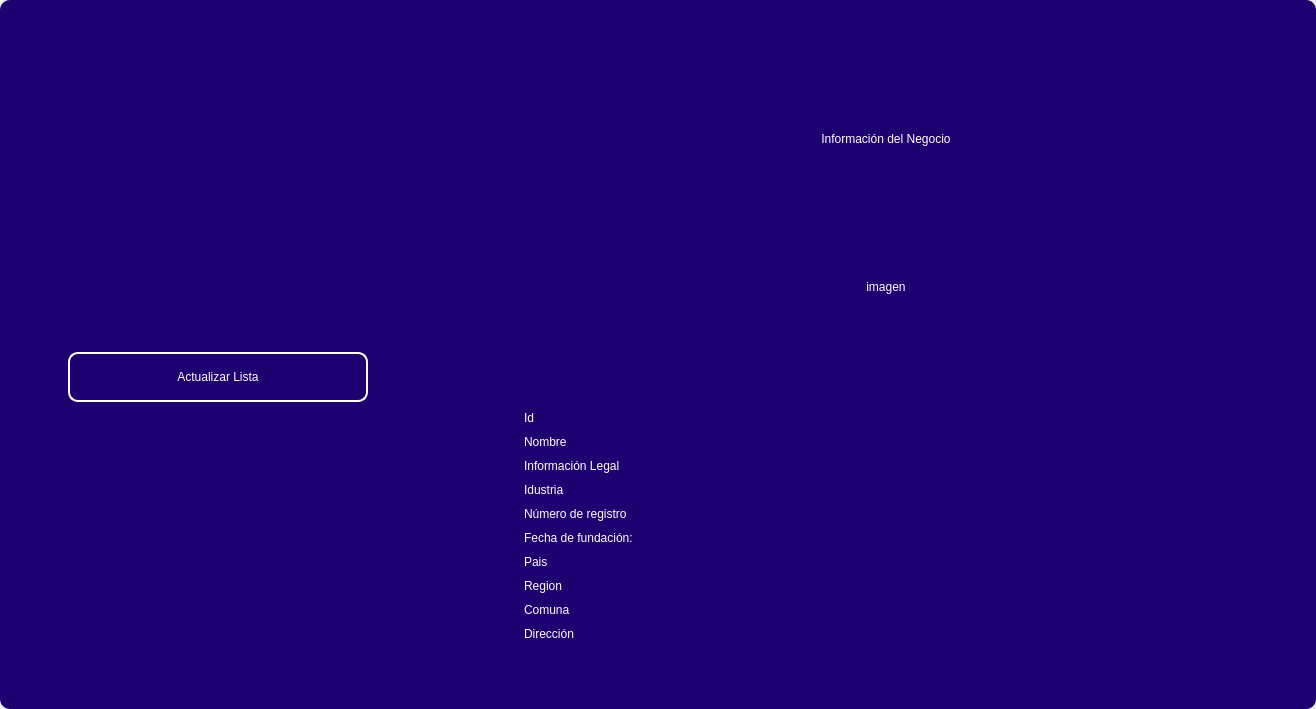
<?xml version="1.0" encoding="UTF-8"?>
<ui version="4.0">
 <class>MainWindow</class>
 <widget class="QMainWindow" name="MainWindow">
  <property name="geometry">
   <rect>
    <x>0</x>
    <y>0</y>
    <width>1316</width>
    <height>709</height>
   </rect>
  </property>
  <property name="windowTitle">
   <string>MainWindow</string>
  </property>
  <property name="styleSheet">
   <string notr="true"/>
  </property>
  <widget class="QWidget" name="centralwidget">
   <property name="styleSheet">
    <string notr="true"/>
   </property>
   <layout class="QVBoxLayout" name="verticalLayout">
    <property name="spacing">
     <number>0</number>
    </property>
    <property name="leftMargin">
     <number>0</number>
    </property>
    <property name="topMargin">
     <number>0</number>
    </property>
    <property name="rightMargin">
     <number>0</number>
    </property>
    <property name="bottomMargin">
     <number>0</number>
    </property>
    <item>
     <widget class="QFrame" name="frame">
      <property name="enabled">
       <bool>true</bool>
      </property>
      <property name="styleSheet">
       <string notr="true">
QFrame {
border-radius:10px;
background-color:#1E0070;
 }
</string>
      </property>
      <property name="frameShape">
       <enum>QFrame::StyledPanel</enum>
      </property>
      <property name="frameShadow">
       <enum>QFrame::Raised</enum>
      </property>
      <layout class="QVBoxLayout" name="verticalLayout_2">
       <item>
        <widget class="QFrame" name="frame_superior">
         <property name="minimumSize">
          <size>
           <width>0</width>
           <height>40</height>
          </size>
         </property>
         <property name="maximumSize">
          <size>
           <width>16777215</width>
           <height>40</height>
          </size>
         </property>
         <property name="styleSheet">
          <string notr="true">QPushButton{
border-radius:18px;
}

QPushButton:hover{
	background-color: rgb(0, 0, 0);
}
</string>
         </property>
         <property name="frameShape">
          <enum>QFrame::StyledPanel</enum>
         </property>
         <property name="frameShadow">
          <enum>QFrame::Raised</enum>
         </property>
         <layout class="QHBoxLayout" name="horizontalLayout_3">
          <property name="spacing">
           <number>4</number>
          </property>
          <property name="leftMargin">
           <number>0</number>
          </property>
          <property name="topMargin">
           <number>0</number>
          </property>
          <property name="rightMargin">
           <number>0</number>
          </property>
          <property name="bottomMargin">
           <number>0</number>
          </property>
          <item>
           <widget class="QPushButton" name="btn_icon">
            <property name="text">
             <string/>
            </property>
            <property name="iconSize">
             <size>
              <width>40</width>
              <height>40</height>
             </size>
            </property>
           </widget>
          </item>
          <item>
           <spacer name="horizontalSpacer_2">
            <property name="orientation">
             <enum>Qt::Horizontal</enum>
            </property>
            <property name="sizeHint" stdset="0">
             <size>
              <width>443</width>
              <height>20</height>
             </size>
            </property>
           </spacer>
          </item>
          <item>
           <widget class="QPushButton" name="btn_exit">
            <property name="minimumSize">
             <size>
              <width>38</width>
              <height>38</height>
             </size>
            </property>
            <property name="maximumSize">
             <size>
              <width>38</width>
              <height>38</height>
             </size>
            </property>
            <property name="cursor">
             <cursorShape>PointingHandCursor</cursorShape>
            </property>
            <property name="text">
             <string/>
            </property>
            <property name="iconSize">
             <size>
              <width>35</width>
              <height>35</height>
             </size>
            </property>
           </widget>
          </item>
          <item>
           <widget class="QPushButton" name="bt_minimizar">
            <property name="minimumSize">
             <size>
              <width>38</width>
              <height>38</height>
             </size>
            </property>
            <property name="maximumSize">
             <size>
              <width>38</width>
              <height>38</height>
             </size>
            </property>
            <property name="cursor">
             <cursorShape>PointingHandCursor</cursorShape>
            </property>
            <property name="text">
             <string/>
            </property>
            <property name="icon">
             <iconset>
              <normaloff>image/minus.svg</normaloff>image/minus.svg</iconset>
            </property>
            <property name="iconSize">
             <size>
              <width>38</width>
              <height>38</height>
             </size>
            </property>
           </widget>
          </item>
          <item>
           <widget class="QPushButton" name="bt_maximizar">
            <property name="minimumSize">
             <size>
              <width>38</width>
              <height>38</height>
             </size>
            </property>
            <property name="maximumSize">
             <size>
              <width>38</width>
              <height>38</height>
             </size>
            </property>
            <property name="cursor">
             <cursorShape>PointingHandCursor</cursorShape>
            </property>
            <property name="text">
             <string/>
            </property>
            <property name="icon">
             <iconset>
              <normaloff>image/chevron-up.svg</normaloff>image/chevron-up.svg</iconset>
            </property>
            <property name="iconSize">
             <size>
              <width>38</width>
              <height>38</height>
             </size>
            </property>
           </widget>
          </item>
          <item>
           <widget class="QPushButton" name="bt_restaurar">
            <property name="minimumSize">
             <size>
              <width>38</width>
              <height>38</height>
             </size>
            </property>
            <property name="maximumSize">
             <size>
              <width>38</width>
              <height>38</height>
             </size>
            </property>
            <property name="cursor">
             <cursorShape>PointingHandCursor</cursorShape>
            </property>
            <property name="text">
             <string/>
            </property>
            <property name="icon">
             <iconset>
              <normaloff>image/chevron-down.svg</normaloff>image/chevron-down.svg</iconset>
            </property>
            <property name="iconSize">
             <size>
              <width>38</width>
              <height>38</height>
             </size>
            </property>
           </widget>
          </item>
          <item>
           <widget class="QPushButton" name="bt_cerrar">
            <property name="minimumSize">
             <size>
              <width>38</width>
              <height>38</height>
             </size>
            </property>
            <property name="maximumSize">
             <size>
              <width>38</width>
              <height>38</height>
             </size>
            </property>
            <property name="cursor">
             <cursorShape>PointingHandCursor</cursorShape>
            </property>
            <property name="text">
             <string/>
            </property>
            <property name="icon">
             <iconset>
              <normaloff>image/x.svg</normaloff>image/x.svg</iconset>
            </property>
            <property name="iconSize">
             <size>
              <width>38</width>
              <height>38</height>
             </size>
            </property>
           </widget>
          </item>
         </layout>
        </widget>
       </item>
       <item>
        <widget class="QFrame" name="frame_3">
         <property name="minimumSize">
          <size>
           <width>0</width>
           <height>0</height>
          </size>
         </property>
         <property name="frameShape">
          <enum>QFrame::StyledPanel</enum>
         </property>
         <property name="frameShadow">
          <enum>QFrame::Raised</enum>
         </property>
         <layout class="QHBoxLayout" name="horizontalLayout_4">
          <property name="leftMargin">
           <number>9</number>
          </property>
          <property name="topMargin">
           <number>9</number>
          </property>
          <property name="rightMargin">
           <number>9</number>
          </property>
          <item>
           <layout class="QVBoxLayout" name="verticalLayout_4">
            <property name="spacing">
             <number>50</number>
            </property>
            <property name="sizeConstraint">
             <enum>QLayout::SetDefaultConstraint</enum>
            </property>
            <property name="leftMargin">
             <number>50</number>
            </property>
            <property name="topMargin">
             <number>50</number>
            </property>
            <property name="rightMargin">
             <number>50</number>
            </property>
            <property name="bottomMargin">
             <number>50</number>
            </property>
            <item>
             <widget class="QPushButton" name="btn_get">
              <property name="minimumSize">
               <size>
                <width>50</width>
                <height>40</height>
               </size>
              </property>
              <property name="maximumSize">
               <size>
                <width>300</width>
                <height>50</height>
               </size>
              </property>
              <property name="cursor">
               <cursorShape>PointingHandCursor</cursorShape>
              </property>
              <property name="styleSheet">
               <string notr="true">QPushButton{
border-radius:10px; 
font: 12pt &quot;Arial&quot;;
color: rgb(255, 255, 254);
border: 2px solid #ffffff;
}

QPushButton:hover{
border-radius:10px; 
font: 12pt &quot;Arial&quot;;
color: rgb(255, 255, 255);
border: 2px solid rgb(120, 0, 171);
	background-color: rgb(120, 0, 171);
}</string>
              </property>
              <property name="text">
               <string>Actualizar Lista</string>
              </property>
              <property name="iconSize">
               <size>
                <width>35</width>
                <height>35</height>
               </size>
              </property>
             </widget>
            </item>
           </layout>
          </item>
          <item>
           <spacer name="horizontalSpacer">
            <property name="orientation">
             <enum>Qt::Horizontal</enum>
            </property>
            <property name="sizeType">
             <enum>QSizePolicy::Fixed</enum>
            </property>
            <property name="sizeHint" stdset="0">
             <size>
              <width>50</width>
              <height>30</height>
             </size>
            </property>
           </spacer>
          </item>
          <item>
           <layout class="QVBoxLayout" name="verticalLayout_3">
            <property name="spacing">
             <number>10</number>
            </property>
            <property name="leftMargin">
             <number>50</number>
            </property>
            <property name="topMargin">
             <number>50</number>
            </property>
            <property name="rightMargin">
             <number>50</number>
            </property>
            <property name="bottomMargin">
             <number>50</number>
            </property>
            <item>
             <widget class="QLabel" name="label">
              <property name="minimumSize">
               <size>
                <width>0</width>
                <height>50</height>
               </size>
              </property>
              <property name="maximumSize">
               <size>
                <width>16777215</width>
                <height>200</height>
               </size>
              </property>
              <property name="styleSheet">
               <string notr="true">color: rgb(255, 255, 255);
font: 25pt &quot;MS Shell Dlg 2&quot;;
</string>
              </property>
              <property name="text">
               <string>Información del Negocio</string>
              </property>
              <property name="alignment">
               <set>Qt::AlignCenter</set>
              </property>
             </widget>
            </item>
            <item>
             <layout class="QHBoxLayout" name="horizontalLayout">
              <property name="topMargin">
               <number>0</number>
              </property>
              <item>
               <spacer name="verticalSpacer">
                <property name="orientation">
                 <enum>Qt::Vertical</enum>
                </property>
                <property name="sizeHint" stdset="0">
                 <size>
                  <width>20</width>
                  <height>40</height>
                 </size>
                </property>
               </spacer>
              </item>
              <item>
               <widget class="QLabel" name="label_image">
                <property name="sizePolicy">
                 <sizepolicy hsizetype="Fixed" vsizetype="Preferred">
                  <horstretch>0</horstretch>
                  <verstretch>0</verstretch>
                 </sizepolicy>
                </property>
                <property name="minimumSize">
                 <size>
                  <width>50</width>
                  <height>50</height>
                 </size>
                </property>
                <property name="maximumSize">
                 <size>
                  <width>100</width>
                  <height>100</height>
                 </size>
                </property>
                <property name="styleSheet">
                 <string notr="true">color: rgb(255, 255, 255);
font: 15pt &quot;MS Shell Dlg 2&quot;;</string>
                </property>
                <property name="text">
                 <string>imagen</string>
                </property>
                <property name="alignment">
                 <set>Qt::AlignCenter</set>
                </property>
               </widget>
              </item>
              <item>
               <spacer name="verticalSpacer_2">
                <property name="orientation">
                 <enum>Qt::Vertical</enum>
                </property>
                <property name="sizeHint" stdset="0">
                 <size>
                  <width>20</width>
                  <height>40</height>
                 </size>
                </property>
               </spacer>
              </item>
             </layout>
            </item>
            <item>
             <widget class="QLabel" name="label_id">
              <property name="styleSheet">
               <string notr="true">color: rgb(255, 255, 255);
font: 15pt &quot;MS Shell Dlg 2&quot;;
</string>
              </property>
              <property name="lineWidth">
               <number>1</number>
              </property>
              <property name="text">
               <string>Id</string>
              </property>
              <property name="alignment">
               <set>Qt::AlignLeading|Qt::AlignLeft|Qt::AlignVCenter</set>
              </property>
             </widget>
            </item>
            <item>
             <widget class="QLabel" name="label_name">
              <property name="styleSheet">
               <string notr="true">color: rgb(255, 255, 255);
font: 15pt &quot;MS Shell Dlg 2&quot;;
</string>
              </property>
              <property name="text">
               <string>Nombre</string>
              </property>
              <property name="alignment">
               <set>Qt::AlignLeading|Qt::AlignLeft|Qt::AlignVCenter</set>
              </property>
             </widget>
            </item>
            <item>
             <widget class="QLabel" name="label_legal_form">
              <property name="styleSheet">
               <string notr="true">color: rgb(255, 255, 255);
font: 15pt &quot;MS Shell Dlg 2&quot;;
</string>
              </property>
              <property name="text">
               <string>Información Legal</string>
              </property>
              <property name="alignment">
               <set>Qt::AlignLeading|Qt::AlignLeft|Qt::AlignVCenter</set>
              </property>
             </widget>
            </item>
            <item>
             <widget class="QLabel" name="label_industry">
              <property name="styleSheet">
               <string notr="true">color: rgb(255, 255, 255);
font: 15pt &quot;MS Shell Dlg 2&quot;;
</string>
              </property>
              <property name="text">
               <string>Idustria</string>
              </property>
              <property name="alignment">
               <set>Qt::AlignLeading|Qt::AlignLeft|Qt::AlignVCenter</set>
              </property>
             </widget>
            </item>
            <item>
             <widget class="QLabel" name="label_registration_number">
              <property name="styleSheet">
               <string notr="true">color: rgb(255, 255, 255);
font: 15pt &quot;MS Shell Dlg 2&quot;;
</string>
              </property>
              <property name="text">
               <string>Número de registro</string>
              </property>
              <property name="alignment">
               <set>Qt::AlignLeading|Qt::AlignLeft|Qt::AlignVCenter</set>
              </property>
             </widget>
            </item>
            <item>
             <widget class="QLabel" name="label_founding_date">
              <property name="styleSheet">
               <string notr="true">color: rgb(255, 255, 255);
font: 15pt &quot;MS Shell Dlg 2&quot;;
</string>
              </property>
              <property name="text">
               <string>Fecha de fundación:</string>
              </property>
              <property name="alignment">
               <set>Qt::AlignLeading|Qt::AlignLeft|Qt::AlignVCenter</set>
              </property>
             </widget>
            </item>
            <item>
             <widget class="QLabel" name="label_country">
              <property name="styleSheet">
               <string notr="true">color: rgb(255, 255, 255);
font: 15pt &quot;MS Shell Dlg 2&quot;;
</string>
              </property>
              <property name="text">
               <string>Pais</string>
              </property>
              <property name="alignment">
               <set>Qt::AlignLeading|Qt::AlignLeft|Qt::AlignVCenter</set>
              </property>
             </widget>
            </item>
            <item>
             <widget class="QLabel" name="label_region">
              <property name="styleSheet">
               <string notr="true">color: rgb(255, 255, 255);
font: 15pt &quot;MS Shell Dlg 2&quot;;
</string>
              </property>
              <property name="text">
               <string>Region</string>
              </property>
              <property name="alignment">
               <set>Qt::AlignLeading|Qt::AlignLeft|Qt::AlignVCenter</set>
              </property>
             </widget>
            </item>
            <item>
             <widget class="QLabel" name="label_commune">
              <property name="styleSheet">
               <string notr="true">color: rgb(255, 255, 255);
font: 15pt &quot;MS Shell Dlg 2&quot;;
</string>
              </property>
              <property name="text">
               <string>Comuna</string>
              </property>
             </widget>
            </item>
            <item>
             <widget class="QLabel" name="label_description">
              <property name="styleSheet">
               <string notr="true">color: rgb(255, 255, 255);
font: 15pt &quot;MS Shell Dlg 2&quot;;
</string>
              </property>
              <property name="text">
               <string>Dirección</string>
              </property>
              <property name="alignment">
               <set>Qt::AlignLeading|Qt::AlignLeft|Qt::AlignVCenter</set>
              </property>
             </widget>
            </item>
           </layout>
          </item>
         </layout>
        </widget>
       </item>
      </layout>
     </widget>
    </item>
   </layout>
  </widget>
 </widget>
 <resources/>
 <connections/>
</ui>
